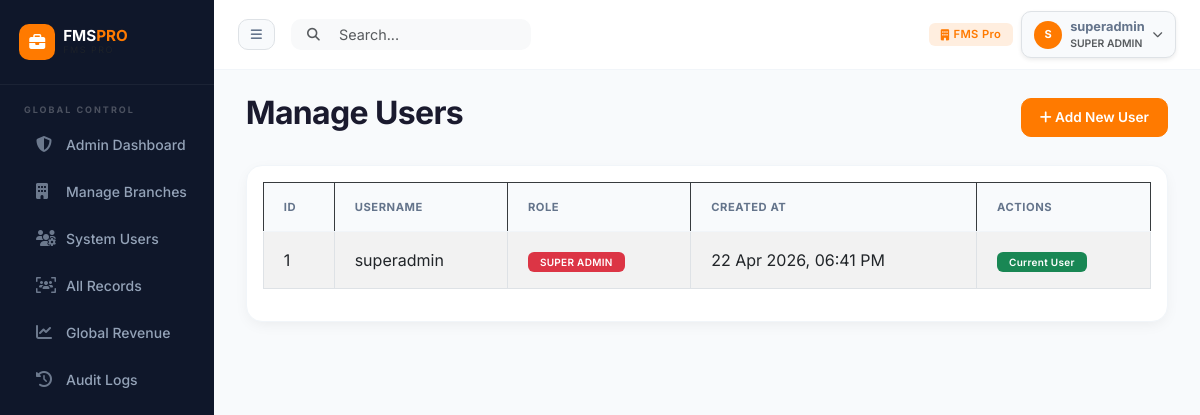
The page /pages/users.php (signed in) on the database its author committed.
### tables this page shows
CREATE TABLE `users` (
  `id`             INT(11)      NOT NULL AUTO_INCREMENT,
  `employee_id`    VARCHAR(50)  DEFAULT NULL COMMENT 'e.g. SCH-ADM-001, REST-EMP-042',
  `full_name`      VARCHAR(100) DEFAULT NULL,
  `username`       VARCHAR(50)  NOT NULL,
  `password`       VARCHAR(255) NOT NULL COMMENT 'Bcrypt hash',
  `plain_password` VARCHAR(255) DEFAULT NULL COMMENT 'Stored for admin reference only',
  `role`           ENUM('super_admin','admin','employee') NOT NULL DEFAULT 'employee',
  `branch_id`      INT(11)      DEFAULT NULL COMMENT 'NULL = universal (super_admin)',
  `created_by`     INT(11)      DEFAULT NULL COMMENT 'Who created this user',
  `is_active`      TINYINT(1)   NOT NULL DEFAULT 1,
  `created_at`     TIMESTAMP    NOT NULL DEFAULT CURRENT_TIMESTAMP,
  PRIMARY KEY (`id`),
  UNIQUE KEY `username` (`username`),
  KEY `branch_id` (`branch_id`),
  CONSTRAINT `users_ibfk_1` FOREIGN KEY (`branch_id`) REFERENCES `branches` (`id`) ON DELETE SET NULL
);

### pages/users.php (the view, shortened to what this page needs)
<?php
require_once '../includes/auth.php';
include '../includes/header.php';
$users = $conn->query("SELECT * FROM users ORDER BY id DESC");
?>
<div class="d-flex justify-content-between align-items-center mb-4">
    <h2 class="fw-bold">Manage Users</h2>
    <button class="btn btn-primary" data-bs-toggle="modal" data-bs-target="#addUserModal"><i class="fas fa-plus"></i> Add New User</button>
</div>
<div class="card">
    <div class="card-body">
        <div class="table-responsive">
            <table class="table table-bordered table-striped datatable w-100">
                <thead class="table-dark">
                    <tr>
                        <th>ID</th>
                        <th>Username</th>
                        <th>Role</th>
                        <th>Created At</th>
                        <th>Actions</th>
                    </tr>
                </thead>
                <tbody>
                    <?php while($row = $users->fetch_assoc()): ?>
                    <tr>
                        <td><?php echo $row['id']; ?></td>
                        <td><?php echo htmlspecialchars($row['username']); ?></td>
                        <td>
                            <?php
                                $r = $row['role'];
                                $badge = 'bg-secondary';
                                if($r == 'super_admin') $badge = 'bg-danger';
                                else if($r == 'admin') $badge = 'bg-warning text-dark';
                                else if($r == 'employee') $badge = 'bg-info text-dark';
                                echo "<span class='badge $badge'>" . strtoupper(str_replace('_', ' ', $r)) . "</span>";
                            ?>
                        </td>
                        <td><?php echo date('d M Y, h:i A', strtotime($row['created_at'])); ?></td>
                        <td>
                            <?php if($_SESSION['user_id'] != $row['id']): ?>
                                <?php if($_SESSION['role'] == 'super_admin' || ($_SESSION['role'] == 'admin' && $row['role'] == 'employee')): ?>
                                    <a href="users.php?delete=<?php echo $row['id']; ?>" class="btn btn-danger btn-sm" onclick="return confirm('Are you sure you want to delete this user?');"><i class="fas fa-trash"></i></a>
                                <?php else: ?>
                                    <button class="btn btn-secondary btn-sm" disabled><i class="fas fa-ban"></i></button>
                                <?php endif; ?>
                            <?php else: ?>
                                <span class="badge bg-success">Current User</span>
                            <?php endif; ?>
                        </td>
                    </tr>
                    <?php endwhile; ?>
                </tbody>
            </table>
        </div>
    </div>
</div>
<?php include '../includes/footer.php'; ?>

### rows shown on the page
users: id "1", username "superadmin", role "SUPER ADMIN", created_at "22 Apr 2026, 06:41 PM", shows "Current User"

### other values the page prints
$_SESSION['branch_name'] "FMS Pro"
substr($_SESSION['username'], 0, 1) "S"
$_SESSION['username'] "superadmin"
str_replace('_',' ',$_SESSION['role']) "SUPER ADMIN"
